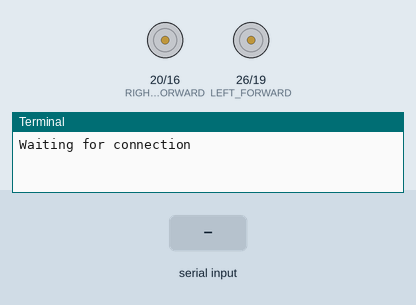
A program run on a simulated Raspberry Pi (BCM pin numbers). On the bench: motor-driver pin pairs drawn as motors (green arrow = first pin HIGH = forward, orange = second pin HIGH = backward, longer = more drive, scaled by the enable pin), the last lines printed to the terminal. The inputs (shaded band) are chosen by the test bench.

Above: at 1.2 s.
1.3 s: "2" typed at the terminal, then Enter
At 2.7 s:
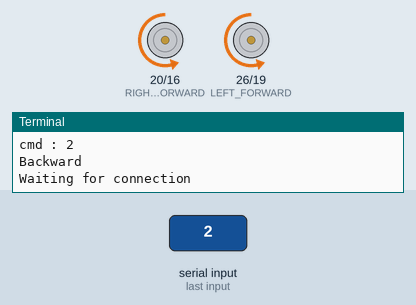
Timing chart, 0 to 4.3 s (numbered marks = the images above; inputs shaded):
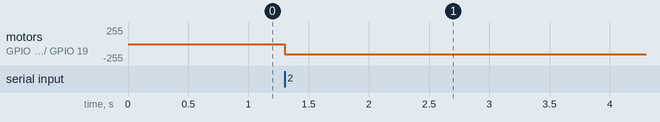

The program:

car_0412.py
```python
# CARServer.py
from socket import *
from time import ctime
import RPi.GPIO as GPIO
import CarControl


#CARControl.setup()

ctrCmd = ["8", "6", "4", "2", "5"]
#          앞,  오,  왼,  뒤,  스톱

while True:
        print('Waiting for connection')
        cmd = input()
        print('cmd :', cmd)
        if cmd == ctrCmd[0]:
            CarControl.Forward()
            print("Forward")
        if cmd == ctrCmd[1]:
            CarControl.Right()
            print("Right")
        if cmd == ctrCmd[2]:
            CarControl.Left()
            print("Left")
        if cmd == ctrCmd[3]:
            CarControl.Backward()
            print("Backward")
        if cmd == ctrCmd[4]:
            CarControl.Stop()
            print("Stop")
```

CarControl.py
```python
# CARControl.py
import RPi.GPIO as GPIO
import time
import sys


RIGHT_FORWARD = 20
RIGHT_BACKWARD = 16
RIGHT_PWM = 21
LEFT_FORWARD = 26
LEFT_BACKWARD = 19
LEFT_PWM = 13

GPIO.setmode(GPIO.BCM)

GPIO.setup(RIGHT_FORWARD,GPIO.OUT)
GPIO.setup(RIGHT_BACKWARD,GPIO.OUT)
GPIO.setup(RIGHT_PWM,GPIO.OUT)
GPIO.output(RIGHT_PWM,0)
RIGHT_MOTOR = GPIO.PWM(RIGHT_PWM,70)
RIGHT_MOTOR.start(0)
RIGHT_MOTOR.ChangeDutyCycle(0)

GPIO.setup(LEFT_FORWARD,GPIO.OUT)
GPIO.setup(LEFT_BACKWARD,GPIO.OUT)
GPIO.setup(LEFT_PWM,GPIO.OUT)
GPIO.output(LEFT_PWM,0)
LEFT_MOTOR = GPIO.PWM(LEFT_PWM,70)
LEFT_MOTOR.start(0)
LEFT_MOTOR.ChangeDutyCycle(0)


#RIGHT Motor control
def rightMotor(forward, backward, pwm):
    GPIO.output(RIGHT_FORWARD,forward)
    GPIO.output(RIGHT_BACKWARD,backward)
    RIGHT_MOTOR.ChangeDutyCycle(pwm)

#Left Motor control
def leftMotor(forward, backward, pwm):
    GPIO.output(LEFT_FORWARD,forward)
    GPIO.output(LEFT_BACKWARD,backward)
    LEFT_MOTOR.ChangeDutyCycle(pwm)

def Left():
    rightMotor(1 ,0, 60)
    leftMotor(0 ,0, 0)

def Right():
    rightMotor(0 ,0, 0)
    leftMotor(1 ,0, 60)

def Forward():
    rightMotor(1 ,0, 60)
    leftMotor(1 ,0, 60)

def Backward():
    rightMotor(0 ,1, 60)
    leftMotor(0 ,1, 60)

def Stop():
    rightMotor(0 ,0, 0)
    leftMotor(0 ,0, 0)


if __name__ == '__main__':
    pass
```

Measured:
- after the input at 1.3 s, motor on GPIO 20 (RIGHT_FORWARD) / GPIO 16 (RIGHT_BACKWARD), motor on GPIO 26 (LEFT_FORWARD) / GPIO 19 (LEFT_BACKWARD): stopped → backward 153/255 at once
